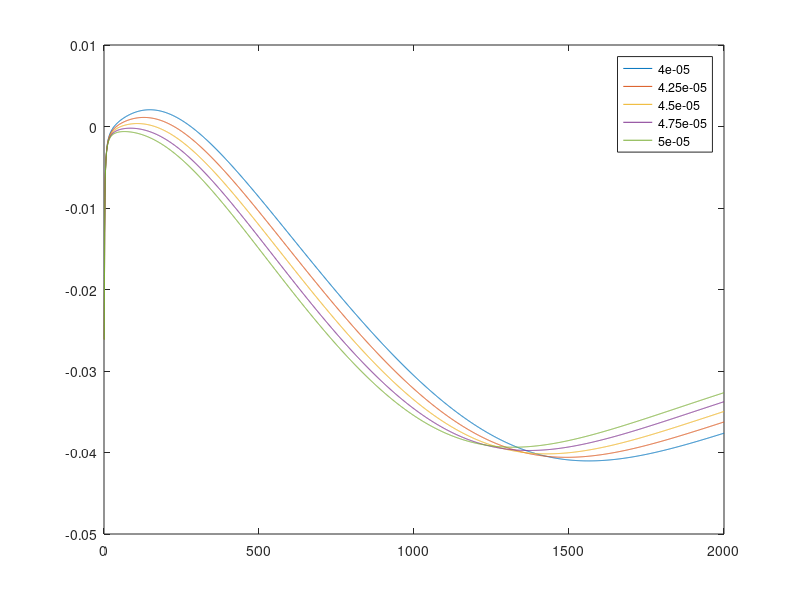

Here is the MATLAB script that generated this plot:
clc
clear
figure()
NU=linspace(40e-6,50e-6,5);
for m=1:5
    %nu=50e-6;%kinematic viscosity \nu=\mu/\rho
    nu=NU(m);
    g=9.8;
    sc=deg2rad(30);
    rint=2.5e-3;
    q0=3e-5/(2*pi);
    aint=30*rint;

    hs=((3*nu*q0/(g*sin(sc)))*(1/aint))^(1/3);
    us=(1/3)*(g*sin(sc)/nu)*(hs)^2;
    Ys=3*nu/(hs)^2;
    h2=aint*cos(sc);

    D=us;
    E=hs;
    F=cos(sc);
    G=g;
    H=1/h2;
    P=0;
    Q=6*nu/(hs)^3;
    
    %Y=-Ys;
    N1=2000;

    A=linspace(0,2000,N1);
    B=1 ;
    %x1=[];
    for j=1:N1
            Y=-Ys.*(1+(hs.^2).*(A(j))^2);
            SQRT=sqrt(Y^2-4*E*F*G*(B)^2*H^2-4i*D*E*Q*A(j)-4*E*F*G*(A(j))^2);
            %x1(j)=Y/2-real(SQRT)/2;
            x2(j)=Y/2+real(SQRT)/2;
    end
    %x1=Y/2-real(SQRT)/2;
    %x2=Y/2+real(SQRT)/2;

    strB{m}=[num2str(nu)];
    
    plot(A,x2./A)
    legend(strB)
    hold on
end
